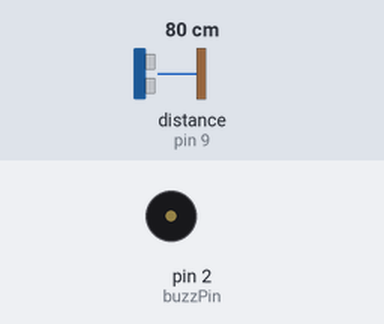
A sketch run on a simulated Arduino Uno, built with avr-gcc and run on an emulated ATmega328P. On the bench: buzzer (waves = sounding, pin HIGH). Wiring (inferred from the names in the program): ultrasonic range finder: trigger pin 10; echo pin 9. The test bench sets the inputs (shaded band); at power-on: distance to the obstacle (sensor on pin 9) 80 cm. The echo pulse lasts 58.3 µs per cm; pins used as bus, display or sensor lines are not drawn.

Above: at 1.2 s.
1.3 s: distance to the obstacle (sensor on pin 9) set to 13 cm
2.8 s: distance to the obstacle (sensor on pin 9) set to 10 cm
At 4.0 s:
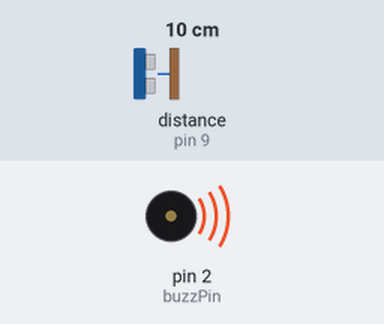
4.3 s: distance to the obstacle (sensor on pin 9) set to 18 cm
At 5.1 s:
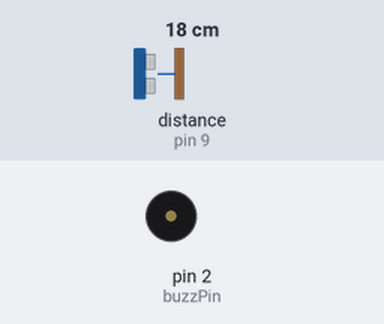
5.8 s: distance to the obstacle (sensor on pin 9) set to 2 cm
At 6.1 s:
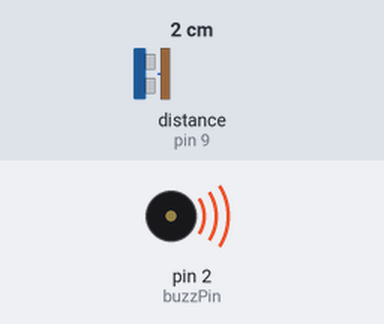
Timing chart, 0 to 8.3 s (numbered marks = the images above; inputs shaded):
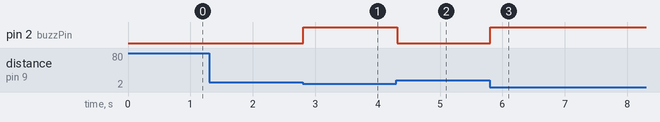

Measured:
- the behaviour switches between 12 and 11 cm on distance to the obstacle (sensor on pin 9) (found by bisection; images 0 and 1)
- after the input at 1.3 s, every drawn part: stays the same
- after the input at 2.8 s, pin 2 (buzzPin): LOW → HIGH at once
- after the input at 4.3 s, pin 2 (buzzPin): HIGH → LOW at once
- after the input at 5.8 s, pin 2 (buzzPin): LOW → HIGH at once

The sketch:

ultrasonic_with_buzzer.ino
```cpp
/*
  This code should work to get warning cross the buzzer when something be closer than 0.5 meter
  Circuit is ultrasonic sensor and buzzer +5v and Arduino uno is used
  a_atef45@yahoo.com
  www.zerosnones.net
  +201153300223
*/
// Define pins for ultrasonic and buzzer
int const trigPin = 10;
int const echoPin = 9;
int const buzzPin = 2;

void setup()
{
  pinMode(trigPin, OUTPUT); // trig pin will have pulses output
  pinMode(echoPin, INPUT); // echo pin should be input to get pulse width
  pinMode(buzzPin, OUTPUT); // buzz pin is output to control buzzering
}

void loop()
{
  // Duration will be the input pulse width and distance will be the distance to the obstacle in centimeters
  int duration, distance;
  // Output pulse with 1ms width on trigPin
  digitalWrite(trigPin, HIGH);
  delay(1);
  digitalWrite(trigPin, LOW);
  // Measure the pulse input in echo pin
  duration = pulseIn(echoPin, HIGH);
  // Distance is half the duration devided by 29.1 (from datasheet)
  distance = (duration/2)/29.1;
  // if distance less than 0.5 meter and more than 0 (0 or less means over range)
    if (distance <=10) {
      // Buzz
      digitalWrite(buzzPin, HIGH);
    } else {
      // Don't buzz
      digitalWrite(buzzPin, LOW);
    }
    // Waiting 60 ms won't hurt any one
    delay(10);
}
```
